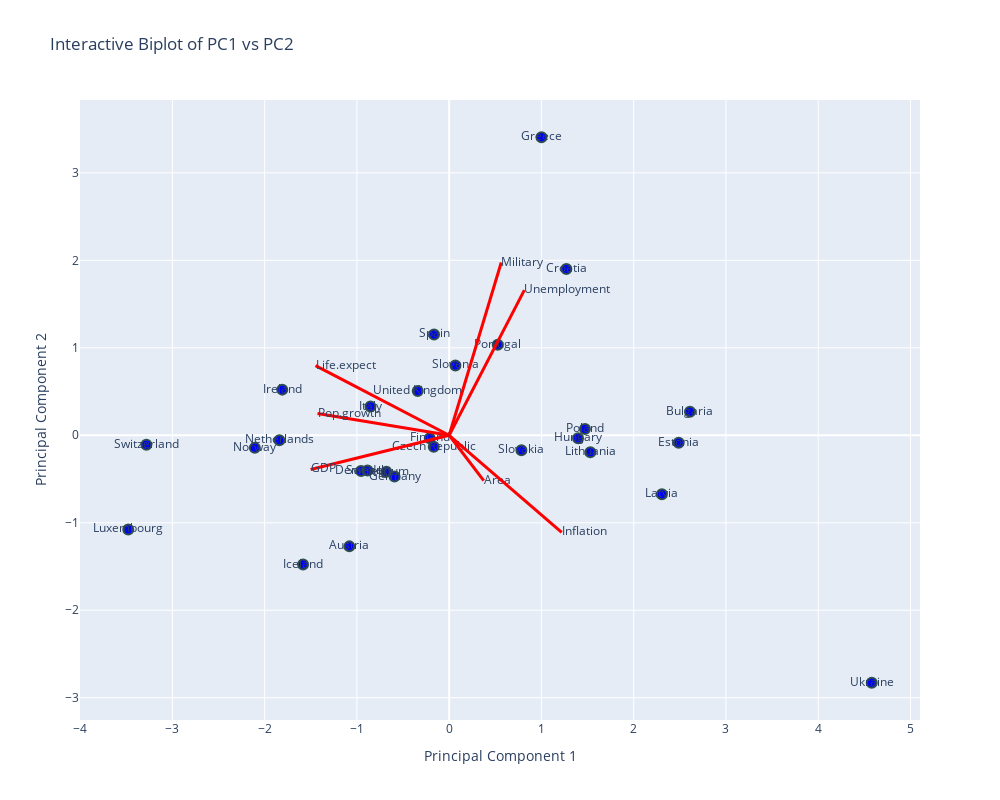

Here is the notebook cell this chart was saved with:
### Code cell
# Create a scatter plot with hover labels for countries
fig = go.Figure()

# Step 1: Add scatter plot for countries (PC1 vs PC2) with hover labels
fig.add_trace(go.Scatter(
    x=pca_df_manual['PC1'], 
    y=pca_df_manual['PC2'], 
    mode='markers+text',  # Allows markers and hovering text
    text=europe_data['Country'],  # Country names as hover text
    marker=dict(size=10, color='blue', line=dict(width=2, color='DarkSlateGrey')),
    textfont=dict(size=12),  # Set the size of the text labels
    hoverinfo='text'  # Shows country name when hovering
))

# Step 2: Add arrows for the original feature vectors (eigenvectors) with labels
scaling_factor = 3
for i, feature in enumerate(numeric_data.columns):
    fig.add_trace(go.Scatter(
        x=[0, eigenvectors[i, 0] * scaling_factor],
        y=[0, eigenvectors[i, 1] * scaling_factor],
        mode='lines+text',
        line=dict(color='red', width=3),
        text=[None, feature],  # Label at the end of the eigenvector (arrow)
        textposition='middle right',  # Position of the label
        hoverinfo='text',  # Shows feature name when hovering
        showlegend=False
    ))

# Step 3: Update layout for better visuals and set the figure size
fig.update_layout(
    title="Interactive Biplot of PC1 vs PC2",
    xaxis_title="Principal Component 1",
    yaxis_title="Principal Component 2",
    showlegend=False,
    hovermode='closest',
    width=1000,  # Set the width of the entire figure (in pixels)
    height=800,  # Set the height of the entire figure (in pixels)
)

# Show the plot
fig.show()

### Figure 1 — Plotly figure (JSON) as saved in the notebook; plotly's stock layout.template omitted (floating-point values rounded to 4 significant figures)
{"data": [{"hoverinfo": "text", "marker": {"color": "blue", "line": {"color": "DarkSlateGrey", "width": 2}, "size": 10}, "mode": "markers+text", "text": ["Austria", "Belgium", "Bulgaria", "Croatia", "Czech Republic", "Denmark", "Estonia", "Finland", "Germany", "Greece", "Hungary", "Iceland", "Ireland", "Italy", "Latvia", "Lithuania", "Luxembourg", "Netherlands", "Norway", "Poland", "Portugal", "Slovakia", "Slovenia", "Spain", "Sweden", "Switzerland", "Ukraine", "United Kingdom"], "textfont": {"size": 12}, "type": "scatter", "x": [-1.082, -0.6811, 2.61, 1.27, -0.1672, -0.9552, 2.488, -0.2106, -0.5924, 1.0, 1.397, -1.584, -1.809, -0.8532, 2.306, 1.53, -3.478, -1.84, -2.107, 1.472, 0.5265, 0.783, 0.06754, -0.1638, -0.8851, -3.282, 4.58, -0.3408], "y": [-1.27, -0.416, 0.2696, 1.901, -0.1319, -0.4096, -0.08578, -0.03372, -0.4718, 3.407, -0.03423, -1.477, 0.5218, 0.3278, -0.6753, -0.195, -1.076, -0.05723, -0.144, 0.07299, 1.035, -0.1723, 0.7977, 1.152, -0.4029, -0.1082, -2.829, 0.5057]}, {"hoverinfo": "text", "line": {"color": "red", "width": 3}, "mode": "lines+text", "showlegend": false, "text": [null, "Area"], "textposition": "middle right", "type": "scatter", "x": [0, 0.3746], "y": [0, -0.5186]}, {"hoverinfo": "text", "line": {"color": "red", "width": 3}, "mode": "lines+text", "showlegend": false, "text": [null, "GDP"], "textposition": "middle right", "type": "scatter", "x": [0, -1.502], "y": [0, -0.3904]}, {"hoverinfo": "text", "line": {"color": "red", "width": 3}, "mode": "lines+text", "showlegend": false, "text": [null, "Inflation"], "textposition": "middle right", "type": "scatter", "x": [0, 1.22], "y": [0, -1.109]}, {"hoverinfo": "text", "line": {"color": "red", "width": 3}, "mode": "lines+text", "showlegend": false, "text": [null, "Life.expect"], "textposition": "middle right", "type": "scatter", "x": [0, -1.449], "y": [0, 0.7957]}, {"hoverinfo": "text", "line": {"color": "red", "width": 3}, "mode": "lines+text", "showlegend": false, "text": [null, "Military"], "textposition": "middle right", "type": "scatter", "x": [0, 0.5643], "y": [0, 1.975]}, {"hoverinfo": "text", "line": {"color": "red", "width": 3}, "mode": "lines+text", "showlegend": false, "text": [null, "Pop.growth"], "textposition": "middle right", "type": "scatter", "x": [0, -1.427], "y": [0, 0.2479]}, {"hoverinfo": "text", "line": {"color": "red", "width": 3}, "mode": "lines+text", "showlegend": false, "text": [null, "Unemployment"], "textposition": "middle right", "type": "scatter", "x": [0, 0.815], "y": [0, 1.66]}], "layout": {"height": 800, "hovermode": "closest", "showlegend": false, "title": {"text": "Interactive Biplot of PC1 vs PC2"}, "width": 1000, "xaxis": {"title": {"text": "Principal Component 1"}}, "yaxis": {"title": {"text": "Principal Component 2"}}}}
